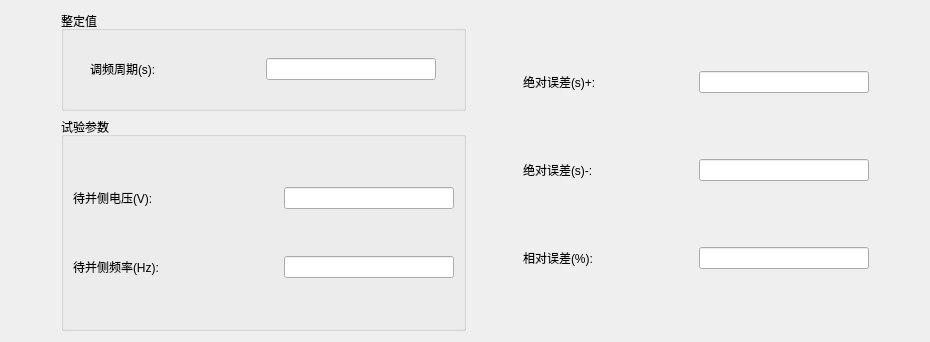
<?xml version="1.0" encoding="UTF-8"?>
<ui version="4.0">
 <class>QSynAdjFreqItemParaEditWidget</class>
 <widget class="QWidget" name="QSynAdjFreqItemParaEditWidget">
  <property name="geometry">
   <rect>
    <x>0</x>
    <y>0</y>
    <width>930</width>
    <height>342</height>
   </rect>
  </property>
  <property name="windowTitle">
   <string>Form</string>
  </property>
  <layout class="QHBoxLayout" name="horizontalLayout_7">
   <item>
    <spacer name="horizontalSpacer_2">
     <property name="orientation">
      <enum>Qt::Horizontal</enum>
     </property>
     <property name="sizeHint" stdset="0">
      <size>
       <width>40</width>
       <height>20</height>
      </size>
     </property>
    </spacer>
   </item>
   <item>
    <layout class="QVBoxLayout" name="verticalLayout_2">
     <item>
      <widget class="QGroupBox" name="groupBox_2">
       <property name="sizePolicy">
        <sizepolicy hsizetype="Minimum" vsizetype="Preferred">
         <horstretch>0</horstretch>
         <verstretch>0</verstretch>
        </sizepolicy>
       </property>
       <property name="maximumSize">
        <size>
         <width>5000</width>
         <height>100</height>
        </size>
       </property>
       <property name="title">
        <string>整定值</string>
       </property>
       <layout class="QGridLayout" name="gridLayout">
        <item row="0" column="0">
         <layout class="QHBoxLayout" name="horizontalLayout">
          <item>
           <widget class="QLabel" name="m_labFt">
            <property name="minimumSize">
             <size>
              <width>170</width>
              <height>0</height>
             </size>
            </property>
            <property name="maximumSize">
             <size>
              <width>170</width>
              <height>16777215</height>
             </size>
            </property>
            <property name="text">
             <string>调频周期(s):</string>
            </property>
           </widget>
          </item>
          <item>
           <widget class="QSettingLineEdit" name="m_lineFt">
            <property name="sizePolicy">
             <sizepolicy hsizetype="Preferred" vsizetype="Fixed">
              <horstretch>0</horstretch>
              <verstretch>0</verstretch>
             </sizepolicy>
            </property>
            <property name="minimumSize">
             <size>
              <width>170</width>
              <height>0</height>
             </size>
            </property>
            <property name="maximumSize">
             <size>
              <width>170</width>
              <height>16777215</height>
             </size>
            </property>
           </widget>
          </item>
         </layout>
        </item>
       </layout>
      </widget>
     </item>
     <item>
      <widget class="QGroupBox" name="groupBox_3">
       <property name="sizePolicy">
        <sizepolicy hsizetype="Minimum" vsizetype="Preferred">
         <horstretch>0</horstretch>
         <verstretch>0</verstretch>
        </sizepolicy>
       </property>
       <property name="title">
        <string>试验参数</string>
       </property>
       <layout class="QVBoxLayout" name="verticalLayout">
        <item>
         <layout class="QHBoxLayout" name="horizontalLayout_4">
          <item>
           <widget class="QLabel" name="m_labUgStart">
            <property name="minimumSize">
             <size>
              <width>205</width>
              <height>0</height>
             </size>
            </property>
            <property name="maximumSize">
             <size>
              <width>205</width>
              <height>16777215</height>
             </size>
            </property>
            <property name="text">
             <string>待并侧电压(V):</string>
            </property>
           </widget>
          </item>
          <item>
           <widget class="QSettingLineEdit" name="m_lineUgStart">
            <property name="sizePolicy">
             <sizepolicy hsizetype="Preferred" vsizetype="Fixed">
              <horstretch>0</horstretch>
              <verstretch>0</verstretch>
             </sizepolicy>
            </property>
            <property name="minimumSize">
             <size>
              <width>170</width>
              <height>0</height>
             </size>
            </property>
            <property name="maximumSize">
             <size>
              <width>170</width>
              <height>16777215</height>
             </size>
            </property>
           </widget>
          </item>
         </layout>
        </item>
        <item>
         <layout class="QHBoxLayout" name="horizontalLayout_5">
          <item>
           <widget class="QLabel" name="m_labFgStart">
            <property name="minimumSize">
             <size>
              <width>205</width>
              <height>0</height>
             </size>
            </property>
            <property name="maximumSize">
             <size>
              <width>205</width>
              <height>16777215</height>
             </size>
            </property>
            <property name="text">
             <string>待并侧频率(Hz):</string>
            </property>
           </widget>
          </item>
          <item>
           <widget class="QSettingLineEdit" name="m_lineFgStart">
            <property name="sizePolicy">
             <sizepolicy hsizetype="Preferred" vsizetype="Fixed">
              <horstretch>0</horstretch>
              <verstretch>0</verstretch>
             </sizepolicy>
            </property>
            <property name="minimumSize">
             <size>
              <width>170</width>
              <height>0</height>
             </size>
            </property>
            <property name="maximumSize">
             <size>
              <width>170</width>
              <height>16777215</height>
             </size>
            </property>
           </widget>
          </item>
         </layout>
        </item>
       </layout>
      </widget>
     </item>
    </layout>
   </item>
   <item>
    <spacer name="horizontalSpacer">
     <property name="orientation">
      <enum>Qt::Horizontal</enum>
     </property>
     <property name="sizeHint" stdset="0">
      <size>
       <width>40</width>
       <height>20</height>
      </size>
     </property>
    </spacer>
   </item>
   <item>
    <layout class="QVBoxLayout" name="verticalLayout_3">
     <item>
      <layout class="QHBoxLayout" name="horizontalLayout_3">
       <item>
        <widget class="QLabel" name="m_labAbsErr">
         <property name="minimumSize">
          <size>
           <width>170</width>
           <height>0</height>
          </size>
         </property>
         <property name="maximumSize">
          <size>
           <width>170</width>
           <height>16777215</height>
          </size>
         </property>
         <property name="text">
          <string>绝对误差(s)+:</string>
         </property>
        </widget>
       </item>
       <item>
        <widget class="QLineEdit" name="m_linePlus">
         <property name="sizePolicy">
          <sizepolicy hsizetype="Fixed" vsizetype="Fixed">
           <horstretch>0</horstretch>
           <verstretch>0</verstretch>
          </sizepolicy>
         </property>
         <property name="minimumSize">
          <size>
           <width>170</width>
           <height>0</height>
          </size>
         </property>
         <property name="maximumSize">
          <size>
           <width>170</width>
           <height>16777215</height>
          </size>
         </property>
        </widget>
       </item>
      </layout>
     </item>
     <item>
      <layout class="QHBoxLayout" name="horizontalLayout_6">
       <item>
        <widget class="QLabel" name="m_labAbsErr_2">
         <property name="minimumSize">
          <size>
           <width>170</width>
           <height>0</height>
          </size>
         </property>
         <property name="maximumSize">
          <size>
           <width>170</width>
           <height>16777215</height>
          </size>
         </property>
         <property name="text">
          <string>绝对误差(s)-:</string>
         </property>
        </widget>
       </item>
       <item>
        <widget class="QLineEdit" name="m_lineMinus">
         <property name="sizePolicy">
          <sizepolicy hsizetype="Fixed" vsizetype="Fixed">
           <horstretch>0</horstretch>
           <verstretch>0</verstretch>
          </sizepolicy>
         </property>
         <property name="minimumSize">
          <size>
           <width>170</width>
           <height>0</height>
          </size>
         </property>
         <property name="maximumSize">
          <size>
           <width>170</width>
           <height>16777215</height>
          </size>
         </property>
        </widget>
       </item>
      </layout>
     </item>
     <item>
      <layout class="QHBoxLayout" name="horizontalLayout_2">
       <item>
        <widget class="QLabel" name="m_labRelErr">
         <property name="minimumSize">
          <size>
           <width>170</width>
           <height>0</height>
          </size>
         </property>
         <property name="maximumSize">
          <size>
           <width>170</width>
           <height>16777215</height>
          </size>
         </property>
         <property name="text">
          <string>相对误差(%):</string>
         </property>
        </widget>
       </item>
       <item>
        <widget class="QLineEdit" name="m_lineRelErr">
         <property name="sizePolicy">
          <sizepolicy hsizetype="Preferred" vsizetype="Fixed">
           <horstretch>0</horstretch>
           <verstretch>0</verstretch>
          </sizepolicy>
         </property>
         <property name="minimumSize">
          <size>
           <width>170</width>
           <height>0</height>
          </size>
         </property>
         <property name="maximumSize">
          <size>
           <width>170</width>
           <height>16777215</height>
          </size>
         </property>
        </widget>
       </item>
      </layout>
     </item>
    </layout>
   </item>
   <item>
    <spacer name="horizontalSpacer_3">
     <property name="orientation">
      <enum>Qt::Horizontal</enum>
     </property>
     <property name="sizeHint" stdset="0">
      <size>
       <width>40</width>
       <height>20</height>
      </size>
     </property>
    </spacer>
   </item>
  </layout>
 </widget>
 <customwidgets>
  <customwidget>
   <class>QSettingLineEdit</class>
   <extends>QLineEdit</extends>
   <header>../../UI/Controls/SettingCtrls/qsettinglineedit.h</header>
  </customwidget>
 </customwidgets>
 <resources/>
 <connections/>
</ui>
